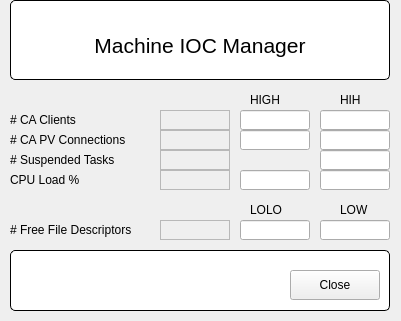
<?xml version="1.0" encoding="UTF-8"?>
<ui version="4.0">
 <class>FormIOCLimits</class>
 <widget class="QMainWindow" name="FormIOCLimits">
  <property name="geometry">
   <rect>
    <x>0</x>
    <y>0</y>
    <width>401</width>
    <height>321</height>
   </rect>
  </property>
  <property name="windowTitle">
   <string>IOC Manager - Limits</string>
  </property>
  <widget class="QWidget" name="centralWidget">
   <widget class="QGroupBox" name="titleGroupBox_2">
    <property name="geometry">
     <rect>
      <x>10</x>
      <y>250</y>
      <width>380</width>
      <height>61</height>
     </rect>
    </property>
    <property name="styleSheet">
     <string notr="true">QGroupBox {
	background-color: rgb(255, 255, 255);
    border: 1px solid black;
    border-radius: 5px;
    margin-top: 0.5em;
}

QGroupBox::title {
    subcontrol-origin: margin;
    left: 10px;
    padding: 0 3px 0 3px;
}</string>
    </property>
    <property name="title">
     <string/>
    </property>
    <widget class="QPushButton" name="btnClose">
     <property name="geometry">
      <rect>
       <x>280</x>
       <y>20</y>
       <width>90</width>
       <height>30</height>
      </rect>
     </property>
     <property name="text">
      <string>Close</string>
     </property>
    </widget>
   </widget>
   <widget class="QGroupBox" name="titleGroupBox">
    <property name="geometry">
     <rect>
      <x>10</x>
      <y>0</y>
      <width>380</width>
      <height>80</height>
     </rect>
    </property>
    <property name="styleSheet">
     <string notr="true">QGroupBox {
	background-color: rgb(255, 255, 255);
    border: 1px solid black;
    border-radius: 5px;
    margin-top: 0.5em;
}

QGroupBox::title {
    subcontrol-origin: margin;
    left: 10px;
    padding: 0 3px 0 3px;
}</string>
    </property>
    <property name="title">
     <string/>
    </property>
    <widget class="QLabel" name="lblTitle">
     <property name="geometry">
      <rect>
       <x>10</x>
       <y>20</y>
       <width>360</width>
       <height>50</height>
      </rect>
     </property>
     <property name="font">
      <font>
       <family>Ubuntu</family>
       <pointsize>16</pointsize>
       <weight>50</weight>
       <italic>false</italic>
       <bold>false</bold>
      </font>
     </property>
     <property name="styleSheet">
      <string notr="true">QLabel#mainTitle {
	font: 16pt &quot;Ubuntu&quot;;
}</string>
     </property>
     <property name="text">
      <string>Machine IOC Manager</string>
     </property>
     <property name="alignment">
      <set>Qt::AlignCenter</set>
     </property>
     <property name="wordWrap">
      <bool>true</bool>
     </property>
    </widget>
   </widget>
   <widget class="QLabel" name="label">
    <property name="geometry">
     <rect>
      <x>10</x>
      <y>110</y>
      <width>150</width>
      <height>20</height>
     </rect>
    </property>
    <property name="text">
     <string># CA Clients</string>
    </property>
   </widget>
   <widget class="QLabel" name="label_2">
    <property name="geometry">
     <rect>
      <x>10</x>
      <y>130</y>
      <width>150</width>
      <height>20</height>
     </rect>
    </property>
    <property name="text">
     <string># CA PV Connections</string>
    </property>
   </widget>
   <widget class="QLabel" name="label_3">
    <property name="geometry">
     <rect>
      <x>10</x>
      <y>150</y>
      <width>150</width>
      <height>20</height>
     </rect>
    </property>
    <property name="text">
     <string># Suspended Tasks</string>
    </property>
   </widget>
   <widget class="QLabel" name="label_4">
    <property name="geometry">
     <rect>
      <x>10</x>
      <y>170</y>
      <width>150</width>
      <height>20</height>
     </rect>
    </property>
    <property name="text">
     <string>CPU Load %</string>
    </property>
   </widget>
   <widget class="QELabel" name="qelabel">
    <property name="geometry">
     <rect>
      <x>160</x>
      <y>110</y>
      <width>70</width>
      <height>20</height>
     </rect>
    </property>
    <property name="frameShape">
     <enum>QFrame::StyledPanel</enum>
    </property>
    <property name="variable" stdset="0">
     <string>$(group):CA_CLNT_CNT</string>
    </property>
   </widget>
   <widget class="QELabel" name="qelabel_2">
    <property name="geometry">
     <rect>
      <x>160</x>
      <y>130</y>
      <width>70</width>
      <height>20</height>
     </rect>
    </property>
    <property name="frameShape">
     <enum>QFrame::StyledPanel</enum>
    </property>
    <property name="variable" stdset="0">
     <string>$(group):CA_CONN_CNT</string>
    </property>
   </widget>
   <widget class="QELabel" name="qelabel_3">
    <property name="geometry">
     <rect>
      <x>160</x>
      <y>150</y>
      <width>70</width>
      <height>20</height>
     </rect>
    </property>
    <property name="frameShape">
     <enum>QFrame::StyledPanel</enum>
    </property>
    <property name="variable" stdset="0">
     <string>$(group):SUSP_TASK_CNT</string>
    </property>
   </widget>
   <widget class="QELabel" name="qelabel_4">
    <property name="geometry">
     <rect>
      <x>160</x>
      <y>170</y>
      <width>70</width>
      <height>20</height>
     </rect>
    </property>
    <property name="frameShape">
     <enum>QFrame::StyledPanel</enum>
    </property>
    <property name="variable" stdset="0">
     <string>$(group):IOC_CPU_LOAD</string>
    </property>
   </widget>
   <widget class="QELineEdit" name="qelineedit">
    <property name="geometry">
     <rect>
      <x>240</x>
      <y>110</y>
      <width>70</width>
      <height>20</height>
     </rect>
    </property>
    <property name="variable" stdset="0">
     <string>$(group):CA_CLNT_CNT.HIGH</string>
    </property>
   </widget>
   <widget class="QELineEdit" name="qelineedit_2">
    <property name="geometry">
     <rect>
      <x>320</x>
      <y>110</y>
      <width>70</width>
      <height>20</height>
     </rect>
    </property>
    <property name="variable" stdset="0">
     <string>$(group):CA_CLNT_CNT.HIHI</string>
    </property>
   </widget>
   <widget class="QELineEdit" name="qelineedit_3">
    <property name="geometry">
     <rect>
      <x>320</x>
      <y>130</y>
      <width>70</width>
      <height>20</height>
     </rect>
    </property>
    <property name="variable" stdset="0">
     <string>$(group):CA_CONN_CNT.HIGH</string>
    </property>
   </widget>
   <widget class="QELineEdit" name="qelineedit_4">
    <property name="geometry">
     <rect>
      <x>240</x>
      <y>130</y>
      <width>70</width>
      <height>20</height>
     </rect>
    </property>
    <property name="variable" stdset="0">
     <string>$(group):CA_CONN_CNT.HIGH</string>
    </property>
   </widget>
   <widget class="QELineEdit" name="qelineedit_5">
    <property name="geometry">
     <rect>
      <x>320</x>
      <y>150</y>
      <width>70</width>
      <height>20</height>
     </rect>
    </property>
    <property name="variable" stdset="0">
     <string>$(group):SUSP_TASK_CNT.HIGH</string>
    </property>
   </widget>
   <widget class="QELineEdit" name="qelineedit_6">
    <property name="geometry">
     <rect>
      <x>240</x>
      <y>170</y>
      <width>70</width>
      <height>20</height>
     </rect>
    </property>
    <property name="variable" stdset="0">
     <string>$(group):IOC_CPU_LOAD.HIGH</string>
    </property>
   </widget>
   <widget class="QELineEdit" name="qelineedit_7">
    <property name="geometry">
     <rect>
      <x>320</x>
      <y>170</y>
      <width>70</width>
      <height>20</height>
     </rect>
    </property>
    <property name="variable" stdset="0">
     <string>$(group):IOC_CPU_LOAD.HIHI</string>
    </property>
   </widget>
   <widget class="QLabel" name="label_5">
    <property name="geometry">
     <rect>
      <x>250</x>
      <y>90</y>
      <width>40</width>
      <height>20</height>
     </rect>
    </property>
    <property name="text">
     <string>HIGH</string>
    </property>
   </widget>
   <widget class="QLabel" name="label_6">
    <property name="geometry">
     <rect>
      <x>340</x>
      <y>90</y>
      <width>30</width>
      <height>20</height>
     </rect>
    </property>
    <property name="text">
     <string>HIH</string>
    </property>
   </widget>
   <widget class="QLabel" name="label_7">
    <property name="geometry">
     <rect>
      <x>250</x>
      <y>200</y>
      <width>40</width>
      <height>20</height>
     </rect>
    </property>
    <property name="text">
     <string>LOLO</string>
    </property>
   </widget>
   <widget class="QLabel" name="label_8">
    <property name="geometry">
     <rect>
      <x>10</x>
      <y>220</y>
      <width>150</width>
      <height>20</height>
     </rect>
    </property>
    <property name="text">
     <string># Free File Descriptors</string>
    </property>
   </widget>
   <widget class="QELabel" name="qelabel_5">
    <property name="geometry">
     <rect>
      <x>160</x>
      <y>220</y>
      <width>70</width>
      <height>20</height>
     </rect>
    </property>
    <property name="frameShape">
     <enum>QFrame::StyledPanel</enum>
    </property>
    <property name="variable" stdset="0">
     <string>$(group):FD_FREE</string>
    </property>
   </widget>
   <widget class="QELineEdit" name="qelineedit_8">
    <property name="geometry">
     <rect>
      <x>320</x>
      <y>220</y>
      <width>70</width>
      <height>20</height>
     </rect>
    </property>
    <property name="variable" stdset="0">
     <string>$(group):FD_FREE.HIHI</string>
    </property>
   </widget>
   <widget class="QELineEdit" name="qelineedit_9">
    <property name="geometry">
     <rect>
      <x>240</x>
      <y>220</y>
      <width>70</width>
      <height>20</height>
     </rect>
    </property>
    <property name="variable" stdset="0">
     <string>$(group):FD_FREE.HIGH</string>
    </property>
   </widget>
   <widget class="QLabel" name="label_9">
    <property name="geometry">
     <rect>
      <x>340</x>
      <y>200</y>
      <width>30</width>
      <height>20</height>
     </rect>
    </property>
    <property name="text">
     <string>LOW</string>
    </property>
   </widget>
  </widget>
 </widget>
 <customwidgets>
  <customwidget>
   <class>QELabel</class>
   <extends>QLabel</extends>
   <header>QELabel.h</header>
  </customwidget>
  <customwidget>
   <class>QELineEdit</class>
   <extends>QLineEdit</extends>
   <header>QELineEdit.h</header>
  </customwidget>
 </customwidgets>
 <resources/>
 <connections/>
</ui>
